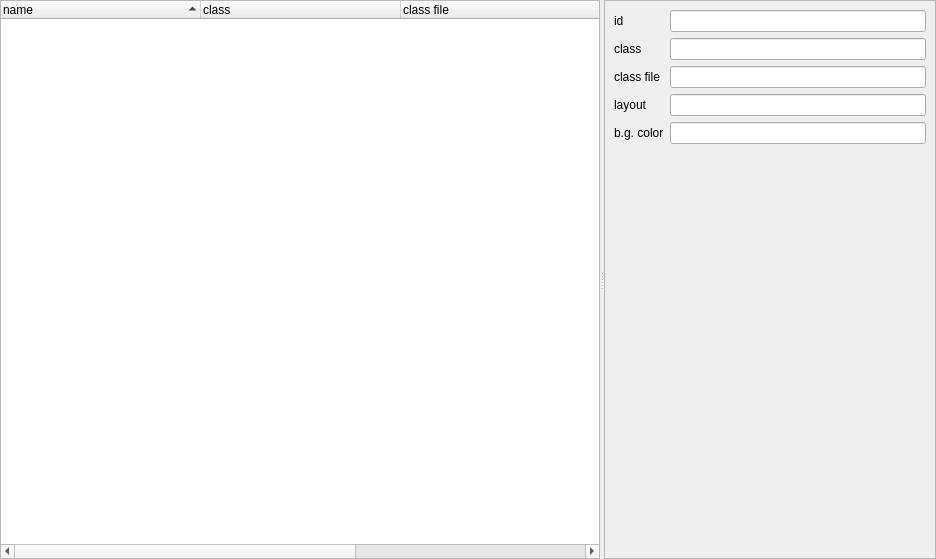
<?xml version="1.0" encoding="UTF-8"?>
<ui version="4.0">
 <class>NConfigPageWidget</class>
 <widget class="QWidget" name="NConfigPageWidget">
  <property name="geometry">
   <rect>
    <x>0</x>
    <y>0</y>
    <width>936</width>
    <height>559</height>
   </rect>
  </property>
  <property name="windowTitle">
   <string>Form</string>
  </property>
  <layout class="QHBoxLayout" name="horizontalLayout">
   <property name="leftMargin">
    <number>0</number>
   </property>
   <property name="topMargin">
    <number>0</number>
   </property>
   <property name="rightMargin">
    <number>0</number>
   </property>
   <property name="bottomMargin">
    <number>0</number>
   </property>
   <item>
    <widget class="QSplitter" name="splitter">
     <property name="orientation">
      <enum>Qt::Horizontal</enum>
     </property>
     <widget class="QTreeWidget" name="pageConfigTreeWidget">
      <property name="minimumSize">
       <size>
        <width>600</width>
        <height>0</height>
       </size>
      </property>
      <property name="contextMenuPolicy">
       <enum>Qt::CustomContextMenu</enum>
      </property>
      <property name="alternatingRowColors">
       <bool>true</bool>
      </property>
      <property name="indentation">
       <number>0</number>
      </property>
      <property name="sortingEnabled">
       <bool>true</bool>
      </property>
      <property name="columnCount">
       <number>5</number>
      </property>
      <attribute name="headerDefaultSectionSize">
       <number>200</number>
      </attribute>
      <attribute name="headerStretchLastSection">
       <bool>true</bool>
      </attribute>
      <column>
       <property name="text">
        <string>name</string>
       </property>
      </column>
      <column>
       <property name="text">
        <string>class</string>
       </property>
      </column>
      <column>
       <property name="text">
        <string>class file</string>
       </property>
      </column>
      <column>
       <property name="text">
        <string>layout</string>
       </property>
      </column>
      <column>
       <property name="text">
        <string>backgroundColor</string>
       </property>
      </column>
     </widget>
     <widget class="QFrame" name="frame">
      <property name="frameShape">
       <enum>QFrame::StyledPanel</enum>
      </property>
      <property name="frameShadow">
       <enum>QFrame::Raised</enum>
      </property>
      <layout class="QGridLayout" name="gridLayout">
       <item row="1" column="1">
        <widget class="QLineEdit" name="lineEdit_2"/>
       </item>
       <item row="2" column="0">
        <widget class="QLabel" name="label_3">
         <property name="text">
          <string>class file</string>
         </property>
        </widget>
       </item>
       <item row="4" column="1">
        <widget class="QLineEdit" name="lineEdit_5"/>
       </item>
       <item row="2" column="1">
        <widget class="QLineEdit" name="lineEdit_3"/>
       </item>
       <item row="3" column="0">
        <widget class="QLabel" name="label_4">
         <property name="text">
          <string>layout</string>
         </property>
        </widget>
       </item>
       <item row="3" column="1">
        <widget class="QLineEdit" name="lineEdit_4"/>
       </item>
       <item row="4" column="0">
        <widget class="QLabel" name="label_5">
         <property name="text">
          <string>b.g. color</string>
         </property>
        </widget>
       </item>
       <item row="0" column="0">
        <widget class="QLabel" name="label">
         <property name="text">
          <string>id</string>
         </property>
        </widget>
       </item>
       <item row="0" column="1">
        <widget class="QLineEdit" name="lineEdit"/>
       </item>
       <item row="1" column="0">
        <widget class="QLabel" name="label_2">
         <property name="text">
          <string>class</string>
         </property>
        </widget>
       </item>
       <item row="5" column="1">
        <spacer name="verticalSpacer">
         <property name="orientation">
          <enum>Qt::Vertical</enum>
         </property>
         <property name="sizeHint" stdset="0">
          <size>
           <width>20</width>
           <height>40</height>
          </size>
         </property>
        </spacer>
       </item>
      </layout>
     </widget>
    </widget>
   </item>
  </layout>
 </widget>
 <resources/>
 <connections/>
</ui>
